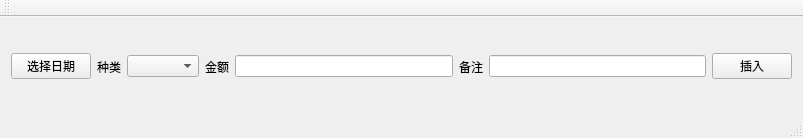
<?xml version="1.0" encoding="UTF-8"?>
<ui version="4.0">
 <class>InsertWindowClass</class>
 <widget class="QMainWindow" name="InsertWindowClass">
  <property name="geometry">
   <rect>
    <x>0</x>
    <y>0</y>
    <width>803</width>
    <height>138</height>
   </rect>
  </property>
  <property name="windowTitle">
   <string>InsertWindow</string>
  </property>
  <widget class="QWidget" name="centralWidget">
   <layout class="QHBoxLayout" name="horizontalLayout">
    <item>
     <widget class="QPushButton" name="pushButton">
      <property name="text">
       <string>选择日期</string>
      </property>
     </widget>
    </item>
    <item>
     <widget class="QLabel" name="label">
      <property name="text">
       <string>种类</string>
      </property>
     </widget>
    </item>
    <item>
     <widget class="QComboBox" name="comboBox"/>
    </item>
    <item>
     <widget class="QLabel" name="label_2">
      <property name="text">
       <string>金额</string>
      </property>
     </widget>
    </item>
    <item>
     <widget class="QLineEdit" name="lineEdit_2"/>
    </item>
    <item>
     <widget class="QLabel" name="label_3">
      <property name="text">
       <string>备注</string>
      </property>
     </widget>
    </item>
    <item>
     <widget class="QLineEdit" name="lineEdit"/>
    </item>
    <item>
     <widget class="QPushButton" name="pushButton_2">
      <property name="text">
       <string>插入</string>
      </property>
     </widget>
    </item>
   </layout>
  </widget>
  <widget class="QMenuBar" name="menuBar">
   <property name="geometry">
    <rect>
     <x>0</x>
     <y>0</y>
     <width>803</width>
     <height>26</height>
    </rect>
   </property>
  </widget>
  <widget class="QToolBar" name="mainToolBar">
   <attribute name="toolBarArea">
    <enum>TopToolBarArea</enum>
   </attribute>
   <attribute name="toolBarBreak">
    <bool>false</bool>
   </attribute>
  </widget>
  <widget class="QStatusBar" name="statusBar"/>
 </widget>
 <layoutdefault spacing="6" margin="11"/>
 <resources/>
 <connections/>
</ui>
